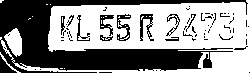
#> input picture Detected/image_10.jpeg, 250 x 73 px
$ python -i detection.py   (imports and definitions only)   (older library calls are emulated)
#> lines starting #> are read from the running program, lines starting #| are printed output that depends on the picture; after the words box and inside, x2 and y2 are one past the last pixel; in counts of white or black regions, pixels touching at a corner belong together
#> further down, picture is the input picture: shape (73, 250, 3); min 0, max 255, mean 140.2
import numpy as np
import cv2
from copy import deepcopy
from PIL import Image
import pytesseract as tess
import requests

def preprocess(img):
	#cv2.imshow("Input",img)
	cv2.waitKey(0)
	imgBlurred = cv2.GaussianBlur(img, (5,5), 0)
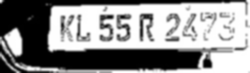
#> imgBlurred: shape (73, 250, 3); min 0, max 255, mean 140.5
	gray = cv2.cvtColor(imgBlurred, cv2.COLOR_BGR2GRAY)

	sobelx = cv2.Sobel(gray,cv2.CV_8U,1,0,ksize=3)
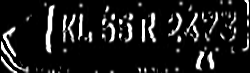
#> sobelx: shape (73, 250); min 0, max 255, mean 28
	#cv2.imshow("Sobel",sobelx)
	#cv2.waitKey(0)
	ret2,threshold_img = cv2.threshold(sobelx,0,255,cv2.THRESH_BINARY+cv2.THRESH_OTSU)
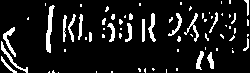
#> threshold_img: shape (73, 250); 10.8% white; 72 white regions (49 under 20 px), largest, box (x1, y1, x2, y2) and area: (46, 5, 55, 53) 203, (3, 27, 16, 57) 128, (1, 41, 28, 73) 120
#> ret2 = 109
	#cv2.imshow("Threshold",threshold_img)
	#cv2.waitKey(0)
	return threshold_img

# [111 lines left out: functions cleanPlate, extract_contours, ratioCheck, isMaxWhite, validateRotationAndRatio, cleanAndRead, not called in this run]

	#print "No. of final cont : " , count


# [27 lines not run here, left out]

>>> import cv2
>>> picture = cv2.imread('Detected/image_10.jpeg')
>>> result = preprocess(picture)

$ run again, on Detected/image_12.jpeg
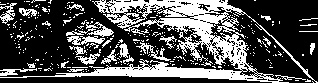
#> input picture Detected/image_12.jpeg, 318 x 83 px
#> picture is the input picture: shape (83, 318, 3); min 0, max 255, mean 82.8
#> in preprocess, `imgBlurred = cv2.GaussianBlur(img, (5,5), 0)`:
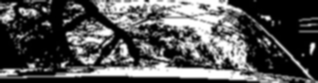
#> imgBlurred: shape (83, 318, 3); min 0, max 255, mean 82.8
#> in preprocess, `ret2,threshold_img = cv2.threshold(sobelx,0,255,cv2.THRESH_BINARY+cv2...`:
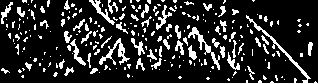
#> threshold_img: shape (83, 318); 16.6% white in thin lines or dots
#> ret2 = 94

$ run again, on Detected/image_130.jpeg
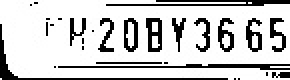
#> input picture Detected/image_130.jpeg, 145 x 40 px (shown 2 times larger)
#> picture is the input picture: shape (40, 145, 3); min 0, max 255, mean 202.8
#> in preprocess, `imgBlurred = cv2.GaussianBlur(img, (5,5), 0)`:
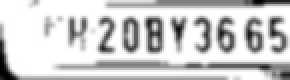
#> imgBlurred: shape (40, 145, 3) (shown 2 times larger); min 0, max 255, mean 204.7
#> in preprocess, `ret2,threshold_img = cv2.threshold(sobelx,0,255,cv2.THRESH_BINARY+cv2...`:
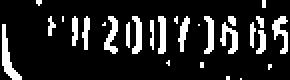
#> threshold_img: shape (40, 145) (shown 2 times larger); 14.6% white; 28 white regions (13 under 20 px), largest, box (x1, y1, x2, y2) and area: (1, 12, 11, 40) 103, (136, 8, 144, 27) 74, (110, 11, 119, 27) 70
#> ret2 = 114
